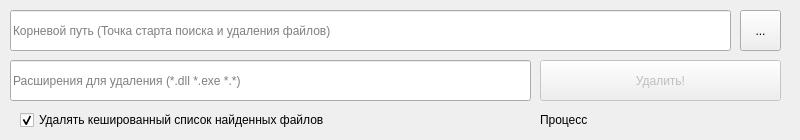
<?xml version="1.0" encoding="UTF-8"?>
<ui version="4.0">
 <class>MainWindow</class>
 <widget class="QMainWindow" name="MainWindow">
  <property name="geometry">
   <rect>
    <x>0</x>
    <y>0</y>
    <width>800</width>
    <height>140</height>
   </rect>
  </property>
  <property name="maximumSize">
   <size>
    <width>800</width>
    <height>140</height>
   </size>
  </property>
  <property name="baseSize">
   <size>
    <width>800</width>
    <height>140</height>
   </size>
  </property>
  <property name="windowTitle">
   <string>FileDelAll</string>
  </property>
  <widget class="QWidget" name="centralwidget">
   <property name="minimumSize">
    <size>
     <width>800</width>
     <height>140</height>
    </size>
   </property>
   <property name="maximumSize">
    <size>
     <width>800</width>
     <height>140</height>
    </size>
   </property>
   <property name="baseSize">
    <size>
     <width>800</width>
     <height>140</height>
    </size>
   </property>
   <widget class="QLineEdit" name="RootFolder_LineEdit">
    <property name="geometry">
     <rect>
      <x>10</x>
      <y>10</y>
      <width>721</width>
      <height>41</height>
     </rect>
    </property>
    <property name="whatsThis">
     <string comment="Корневой каталог, от которого будет просматриваться подкатологи"/>
    </property>
    <property name="styleSheet">
     <string notr="true"/>
    </property>
    <property name="text">
     <string/>
    </property>
    <property name="placeholderText">
     <string>Корневой путь (Точка старта поиска и удаления файлов)</string>
    </property>
    <property name="clearButtonEnabled">
     <bool>true</bool>
    </property>
   </widget>
   <widget class="QToolButton" name="ChooseFolderButton">
    <property name="geometry">
     <rect>
      <x>740</x>
      <y>10</y>
      <width>41</width>
      <height>41</height>
     </rect>
    </property>
    <property name="cursor">
     <cursorShape>PointingHandCursor</cursorShape>
    </property>
    <property name="autoFillBackground">
     <bool>false</bool>
    </property>
    <property name="text">
     <string>...</string>
    </property>
    <property name="shortcut">
     <string>Ctrl+O</string>
    </property>
   </widget>
   <widget class="QCheckBox" name="SaveTemporaryFiles_Checkbox">
    <property name="geometry">
     <rect>
      <x>20</x>
      <y>110</y>
      <width>331</width>
      <height>20</height>
     </rect>
    </property>
    <property name="whatsThis">
     <string comment="Удаляет список файлов, который создаётся в процессе поиска"/>
    </property>
    <property name="text">
     <string>Удалять кешированный список найденных файлов</string>
    </property>
    <property name="checked">
     <bool>true</bool>
    </property>
   </widget>
   <widget class="QLineEdit" name="Extentions_LineEdit">
    <property name="geometry">
     <rect>
      <x>10</x>
      <y>60</y>
      <width>521</width>
      <height>41</height>
     </rect>
    </property>
    <property name="toolTipDuration">
     <number>-1</number>
    </property>
    <property name="whatsThis">
     <string comment="Вы можете написать любые расширения файлов. Последовательность через пробел"/>
    </property>
    <property name="styleSheet">
     <string notr="true"/>
    </property>
    <property name="text">
     <string/>
    </property>
    <property name="placeholderText">
     <string>Расширения для удаления (*.dll *.exe *.*)</string>
    </property>
    <property name="clearButtonEnabled">
     <bool>true</bool>
    </property>
   </widget>
   <widget class="QPushButton" name="StartDelete_Button">
    <property name="enabled">
     <bool>false</bool>
    </property>
    <property name="geometry">
     <rect>
      <x>540</x>
      <y>60</y>
      <width>241</width>
      <height>41</height>
     </rect>
    </property>
    <property name="font">
     <font>
      <weight>50</weight>
      <bold>false</bold>
      <stylestrategy>PreferDefault</stylestrategy>
     </font>
    </property>
    <property name="cursor">
     <cursorShape>PointingHandCursor</cursorShape>
    </property>
    <property name="text">
     <string>Удалить!</string>
    </property>
    <property name="shortcut">
     <string>Return</string>
    </property>
    <property name="autoDefault">
     <bool>false</bool>
    </property>
    <property name="default">
     <bool>true</bool>
    </property>
    <property name="flat">
     <bool>false</bool>
    </property>
   </widget>
   <widget class="QLabel" name="ProgressBarLabel">
    <property name="geometry">
     <rect>
      <x>540</x>
      <y>110</y>
      <width>231</width>
      <height>20</height>
     </rect>
    </property>
    <property name="maximumSize">
     <size>
      <width>240</width>
      <height>20</height>
     </size>
    </property>
    <property name="text">
     <string>Процесс</string>
    </property>
    <property name="wordWrap">
     <bool>true</bool>
    </property>
   </widget>
  </widget>
 </widget>
 <resources/>
 <connections/>
</ui>
